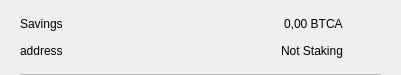
<?xml version="1.0" encoding="UTF-8"?>
<ui version="4.0">
 <class>CSRow</class>
 <widget class="QWidget" name="CSRow">
  <property name="geometry">
   <rect>
    <x>0</x>
    <y>0</y>
    <width>401</width>
    <height>75</height>
   </rect>
  </property>
  <property name="windowTitle">
   <string>Form</string>
  </property>
  <layout class="QVBoxLayout" name="verticalLayout">
   <property name="spacing">
    <number>0</number>
   </property>
   <property name="leftMargin">
    <number>20</number>
   </property>
   <property name="topMargin">
    <number>10</number>
   </property>
   <property name="rightMargin">
    <number>20</number>
   </property>
   <property name="bottomMargin">
    <number>0</number>
   </property>
   <item>
    <widget class="QWidget" name="info" native="true">
     <property name="minimumSize">
      <size>
       <width>0</width>
       <height>0</height>
      </size>
     </property>
     <layout class="QHBoxLayout" name="horizontalLayout_3">
      <property name="leftMargin">
       <number>0</number>
      </property>
      <property name="topMargin">
       <number>0</number>
      </property>
      <property name="rightMargin">
       <number>0</number>
      </property>
      <property name="bottomMargin">
       <number>10</number>
      </property>
      <item>
       <widget class="QWidget" name="container" native="true">
        <property name="minimumSize">
         <size>
          <width>0</width>
          <height>0</height>
         </size>
        </property>
        <layout class="QVBoxLayout" name="verticalLayout_2">
         <property name="spacing">
          <number>0</number>
         </property>
         <property name="leftMargin">
          <number>0</number>
         </property>
         <property name="topMargin">
          <number>0</number>
         </property>
         <property name="rightMargin">
          <number>0</number>
         </property>
         <property name="bottomMargin">
          <number>0</number>
         </property>
         <item>
          <layout class="QHBoxLayout" name="horizontalLayout">
           <item>
            <widget class="QLabel" name="labelName">
             <property name="text">
              <string>Savings</string>
             </property>
            </widget>
           </item>
           <item>
            <spacer name="horizontalSpacer">
             <property name="orientation">
              <enum>Qt::Horizontal</enum>
             </property>
             <property name="sizeHint" stdset="0">
              <size>
               <width>40</width>
               <height>20</height>
              </size>
             </property>
            </spacer>
           </item>
           <item>
            <widget class="QLabel" name="labelAmount">
             <property name="text">
              <string>0,00 BTCA</string>
             </property>
            </widget>
           </item>
          </layout>
         </item>
         <item>
          <layout class="QHBoxLayout" name="horizontalLayout_2">
           <item>
            <widget class="QLabel" name="labelAddress">
             <property name="text">
              <string>address</string>
             </property>
            </widget>
           </item>
           <item>
            <spacer name="horizontalSpacer_2">
             <property name="orientation">
              <enum>Qt::Horizontal</enum>
             </property>
             <property name="sizeHint" stdset="0">
              <size>
               <width>40</width>
               <height>20</height>
              </size>
             </property>
            </spacer>
           </item>
           <item>
            <widget class="QLabel" name="labelStaking">
             <property name="text">
              <string>Not Staking</string>
             </property>
            </widget>
           </item>
          </layout>
         </item>
        </layout>
       </widget>
      </item>
      <item alignment="Qt::AlignHCenter|Qt::AlignVCenter">
       <widget class="QPushButton" name="pushButtonMenu">
        <property name="minimumSize">
         <size>
          <width>24</width>
          <height>24</height>
         </size>
        </property>
        <property name="maximumSize">
         <size>
          <width>32</width>
          <height>32</height>
         </size>
        </property>
        <property name="focusPolicy">
         <enum>Qt::NoFocus</enum>
        </property>
        <property name="styleSheet">
         <string notr="true">border:none; background-color:transparent;</string>
        </property>
        <property name="text">
         <string/>
        </property>
        <property name="icon">
         <iconset>
          <normaloff>://ic-menu-hover</normaloff>://ic-menu-hover</iconset>
        </property>
        <property name="iconSize">
         <size>
          <width>24</width>
          <height>24</height>
         </size>
        </property>
       </widget>
      </item>
     </layout>
    </widget>
   </item>
   <item>
    <widget class="QLabel" name="lblDivisory">
     <property name="minimumSize">
      <size>
       <width>0</width>
       <height>1</height>
      </size>
     </property>
     <property name="maximumSize">
      <size>
       <width>16777215</width>
       <height>1</height>
      </size>
     </property>
     <property name="styleSheet">
      <string notr="true">background-color:#bababa;</string>
     </property>
     <property name="text">
      <string/>
     </property>
     <property name="alignment">
      <set>Qt::AlignBottom|Qt::AlignLeading|Qt::AlignLeft</set>
     </property>
    </widget>
   </item>
  </layout>
 </widget>
 <resources/>
 <connections/>
</ui>
